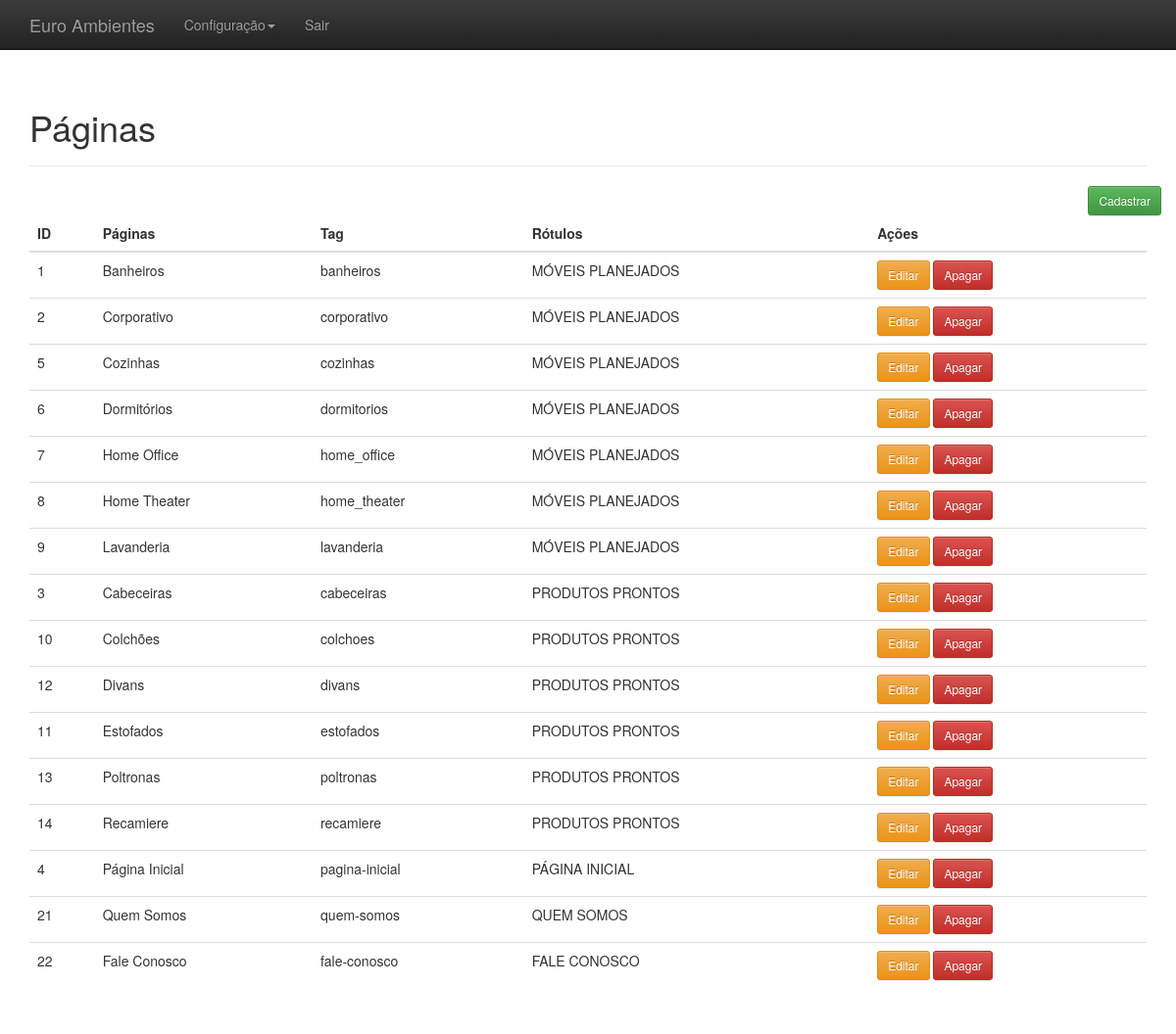
The page /adm/administrativo.php?link=12 (signed in) on the database its author committed.
### tables this page shows
CREATE TABLE `paginas` (
  `id` int(11) NOT NULL,
  `descricao` varchar(520) NOT NULL,
  `tag` varchar(220) NOT NULL,
  `rotulo_id` int(11) NOT NULL,
  `created` datetime NOT NULL,
  `modifield` datetime DEFAULT NULL
);

CREATE TABLE `rotulo` (
  `id` int(11) NOT NULL,
  `descricao` varchar(520) NOT NULL,
  `created` datetime NOT NULL,
  `modifield` datetime DEFAULT NULL
);

### adm/listar_pagina.php (the view, shortened to what this page needs)
<?php
$resultado = mysqli_query ( $conectar, "SELECT p.*, r.descricao rotulo
									    FROM paginas p, rotulo r
									    WHERE p.rotulo_id = r.id
									    order by r.id, p.descricao" );
?>
<div class="container theme-showcase" role="main">
	<div class="page-header">
		<h1>Páginas</h1>
	</div>
	<div class="row">
		<div class="pull-right">
			<a href="administrativo.php?link=10">
				<button type='button' class='btn btn-sm btn-success'>Cadastrar</button>
			</a>
		</div>
	</div>
	<div class="row">
		<div class="col-md-12">
			<table class="table">
				<thead>
					<tr>
						<th>ID</th>
						<th>Páginas</th>
						<th>Tag</th>
						<th>Rótulos</th>
						<th>Ações</th>
					</tr>
				</thead>
				<tbody>
					<?php
					while ( $linhas = mysqli_fetch_array ( $resultado ) ) {
						echo "<tr>";
						echo "<td>" . $linhas ['id'] . "</td>";
						echo "<td>" . $linhas ['descricao'] . "</td>";
						echo "<td>" . $linhas ['tag'] . "</td>";
						echo "<td>" . $linhas ['rotulo'] . "</td>";
						?>
							<td>
						<a href='administrativo.php?link=11&id=<?php echo $linhas['id']?>'><button
								type='button' class='btn btn-sm btn-warning'>Editar</button></a>
						<a
						href='processa/proc_apagar_pagina.php?id=<?php echo $linhas['id']?>'><button
								type='button' class='btn btn-sm btn-danger'>Apagar</button></a>
					</td>
							<?php
						echo "</tr>";
					}
					?>
					</tbody>
			</table>
		</div>
	</div>
</div>

### adm/css/theme.css (style rules this page uses)
body { padding-top: 70px; padding-bottom: 30px; }

### rows shown on the page
paginas: id "1", descricao "Banheiros", tag "banheiros", rotulo.descricao "MÓVEIS PLANEJADOS"
paginas: id "2", descricao "Corporativo", tag "corporativo", rotulo.descricao "MÓVEIS PLANEJADOS"
paginas: id "5", descricao "Cozinhas", tag "cozinhas", rotulo.descricao "MÓVEIS PLANEJADOS"
paginas: id "6", descricao "Dormitórios", tag "dormitorios", rotulo.descricao "MÓVEIS PLANEJADOS"
paginas: id "7", descricao "Home Office", tag "home_office", rotulo.descricao "MÓVEIS PLANEJADOS"
paginas: id "8", descricao "Home Theater", tag "home_theater", rotulo.descricao "MÓVEIS PLANEJADOS"
paginas: id "9", descricao "Lavanderia", tag "lavanderia", rotulo.descricao "MÓVEIS PLANEJADOS"
paginas: id "3", descricao "Cabeceiras", tag "cabeceiras", rotulo.descricao "PRODUTOS PRONTOS"
paginas: id "10", descricao "Colchões", tag "colchoes", rotulo.descricao "PRODUTOS PRONTOS"
paginas: id "12", descricao "Divans", tag "divans", rotulo.descricao "PRODUTOS PRONTOS"
paginas: id "11", descricao "Estofados", tag "estofados", rotulo.descricao "PRODUTOS PRONTOS"
paginas: id "13", descricao "Poltronas", tag "poltronas", rotulo.descricao "PRODUTOS PRONTOS"
paginas: id "14", descricao "Recamiere", tag "recamiere", rotulo.descricao "PRODUTOS PRONTOS"
paginas: id "4", descricao "Página Inicial", tag "pagina-inicial", rotulo.descricao "PÁGINA INICIAL"
paginas: id "21", descricao "Quem Somos", tag "quem-somos", rotulo.descricao "QUEM SOMOS"
paginas: id "22", descricao "Fale Conosco", tag "fale-conosco", rotulo.descricao "FALE CONOSCO"
